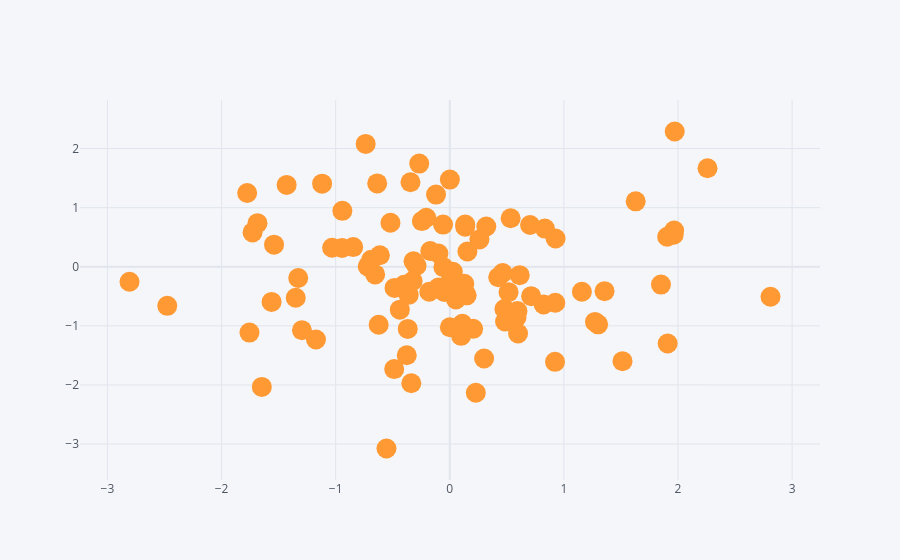

Notebook source saved alongside this figure:
### Code cell
df.iplot(kind='scatter', x='A',y='B', mode = 'markers', size = 20)
